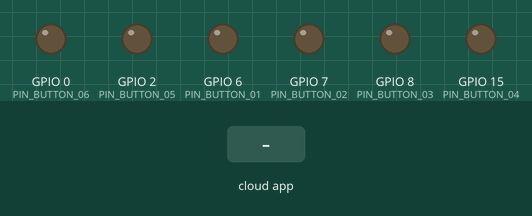
The sketch below on a simulated ESP32-S3. Shown: output pins drawn as LEDs (lit = HIGH). The test bench sets the inputs (shaded band). The RemoteXY app is connected.

Above: at 1.2 s.
1.3 s: the phone or cloud app sets button_01 to 1
At 1.8 s:
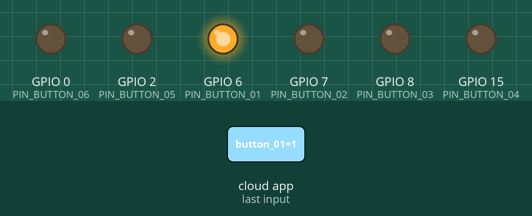
2.8 s: the phone or cloud app sets button_02 to 1
At 4.0 s:
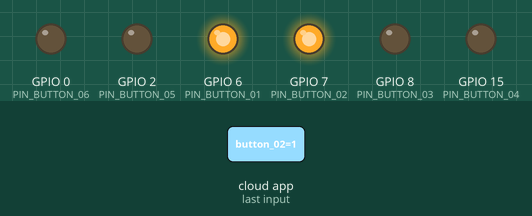
4.3 s: the phone or cloud app sets button_03 to 1
At 5.3 s:
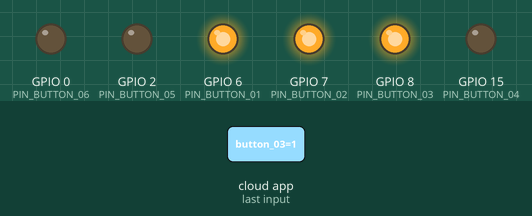
5.8 s: the phone or cloud app sets button_04 to 1
At 6.4 s:
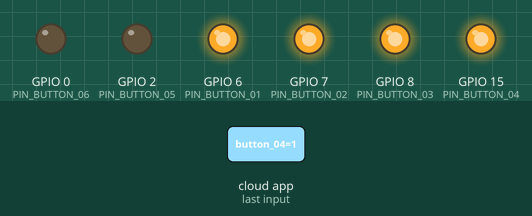
7.3 s: the phone or cloud app sets button_05 to 1
At 7.6 s:
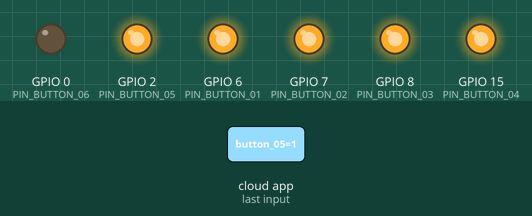
8.8 s: the phone or cloud app sets button_06 to 1
At 9.9 s:
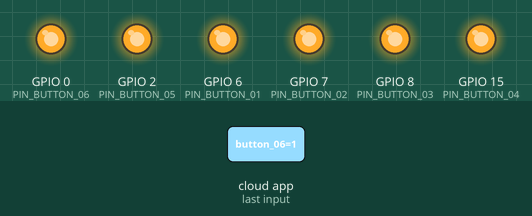
Timing chart, 0 to 11.3 s (numbered marks = the images above; inputs shaded):
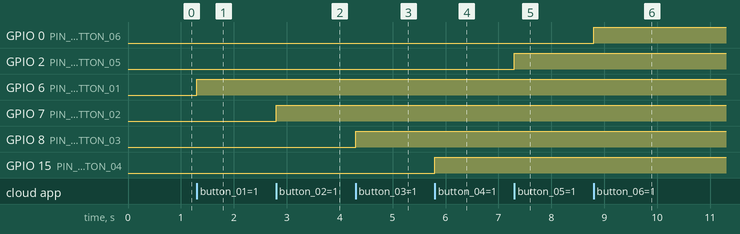

Measured:
- after the input at 1.3 s, GPIO 6 (PIN_BUTTON_01): LOW → HIGH at once
- after the input at 2.8 s, GPIO 7 (PIN_BUTTON_02): LOW → HIGH at once
- after the input at 4.3 s, GPIO 8 (PIN_BUTTON_03): LOW → HIGH at once
- after the input at 5.8 s, GPIO 15 (PIN_BUTTON_04): LOW → HIGH at once
- after the input at 7.3 s, GPIO 2 (PIN_BUTTON_05): LOW → HIGH at once
- after the input at 8.8 s, GPIO 0 (PIN_BUTTON_06): LOW → HIGH at once

The sketch:

Sonnensegel_WLan.ino
```cpp
// (licence header left out)
//////////////////////////////////////////////
//        RemoteXY include library          //
//////////////////////////////////////////////

// you can enable debug logging to Serial at 115200
//#define REMOTEXY__DEBUGLOG

// RemoteXY select connection mode and include library
#define REMOTEXY_MODE__WIFI_POINT

#include <WiFi.h>

// RemoteXY connection settings
#define REMOTEXY_WIFI_SSID "RemoteXY"
#define REMOTEXY_WIFI_PASSWORD ""
#define REMOTEXY_SERVER_PORT 6377


#include <RemoteXY.h>

// RemoteXY GUI configuration
#pragma pack(push, 1)
uint8_t RemoteXY_CONF[] =   // 137 bytes
  { 255,6,0,0,0,130,0,19,0,0,0,0,21,1,106,200,1,1,6,0,
  1,5,9,92,21,2,2,31,77,111,116,111,114,32,49,32,97,117,102,0,
  1,6,32,92,21,2,119,31,77,111,116,111,114,32,49,32,65,98,0,1,
  6,62,89,21,2,39,31,77,111,116,111,114,32,50,32,65,117,102,0,1,
  6,85,89,21,2,135,31,77,111,116,111,114,32,50,32,65,98,0,1,6,
  115,89,21,2,1,31,77,111,116,111,114,32,51,32,65,117,102,0,1,7,
  138,89,21,2,123,31,77,111,116,111,114,32,51,32,65,98,0 };

// this structure defines all the variables and events of your control interface
struct {

    // input variables
  uint8_t button_01; // =1 if button pressed, else =0
  uint8_t button_02; // =1 if button pressed, else =0
  uint8_t button_03; // =1 if button pressed, else =0
  uint8_t button_04; // =1 if button pressed, else =0
  uint8_t button_05; // =1 if button pressed, else =0
  uint8_t button_06; // =1 if button pressed, else =0

    // other variable
  uint8_t connect_flag;  // =1 if wire connected, else =0

} RemoteXY;
#pragma pack(pop)

/////////////////////////////////////////////
//           END RemoteXY include          //
/////////////////////////////////////////////

#define PIN_BUTTON_01 6
#define PIN_BUTTON_02 7
#define PIN_BUTTON_03 8
#define PIN_BUTTON_04 15
#define PIN_BUTTON_05 2
#define PIN_BUTTON_06 0


void setup()
{
  RemoteXY_Init ();

  pinMode (PIN_BUTTON_01, OUTPUT);
  pinMode (PIN_BUTTON_02, OUTPUT);
  pinMode (PIN_BUTTON_03, OUTPUT);
  pinMode (PIN_BUTTON_04, OUTPUT);
  pinMode (PIN_BUTTON_05, OUTPUT);
  pinMode (PIN_BUTTON_06, OUTPUT);

  // TODO you setup code

}

void loop()
{
  RemoteXY_Handler ();

  digitalWrite(PIN_BUTTON_01, (RemoteXY.button_01==0)?LOW:HIGH);
  digitalWrite(PIN_BUTTON_02, (RemoteXY.button_02==0)?LOW:HIGH);
  digitalWrite(PIN_BUTTON_03, (RemoteXY.button_03==0)?LOW:HIGH);
  digitalWrite(PIN_BUTTON_04, (RemoteXY.button_04==0)?LOW:HIGH);
  digitalWrite(PIN_BUTTON_05, (RemoteXY.button_05==0)?LOW:HIGH);
  digitalWrite(PIN_BUTTON_06, (RemoteXY.button_06==0)?LOW:HIGH);

  // TODO you loop code
  // use the RemoteXY structure for data transfer
  // do not call delay(), use instead RemoteXY_delay()


}
```
